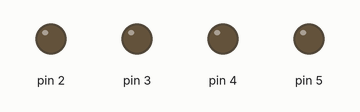
Simulated run of this sketch. Board: Arduino Uno, built with avr-gcc and run on an emulated ATmega328P. Parts: output pins drawn as LEDs (lit = HIGH).

Above: at 0.7 s.
At 1.7 s:
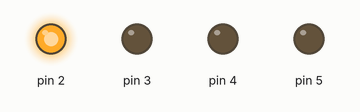
At 2.7 s:
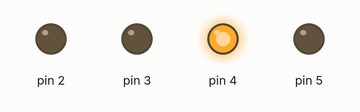
At 3.2 s:
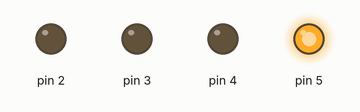
At 4.2 s:
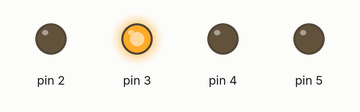
Timing chart, 0 to 4.6 s (numbered marks = the images above):
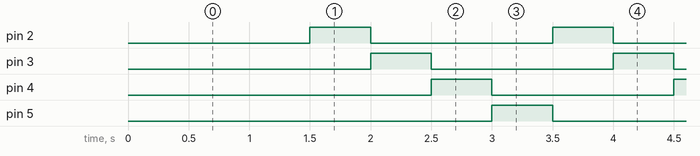

The sketch:

Blink5.ino
```cpp
struct lightEmittingDiode{
  int pin;
  long onTime;
  long offTime;
  long startTime;
  int onOrOff;
};

const int NUM_OF_LEDS = 4;
int i;
long currentTime;
struct lightEmittingDiode LED[NUM_OF_LEDS];

void setup() {

  currentTime = long( millis() );

  for( i = 0; i < NUM_OF_LEDS; i++ ){

    LED[i].pin = i + 2;
    LED[i].onTime = 500;
    LED[i].offTime = 1500;
    LED[i].startTime = currentTime + i*500;
    LED[i].onOrOff = 0;

    pinMode(LED[i].pin, OUTPUT);
    digitalWrite(LED[i].pin, LOW);
  }
}

void loop() {

  currentTime = long( millis() );

  for(i = 0; i < NUM_OF_LEDS; i++){

    if( LED[i].onOrOff == 1 && (currentTime - LED[i].startTime >= LED[i].onTime) ){
       digitalWrite(LED[i].pin, LOW);
       LED[i].startTime = long( millis() );
       LED[i].onOrOff = 0;
    }

    if( LED[i].onOrOff == 0 && (currentTime - LED[i].startTime >= LED[i].offTime) ){
       digitalWrite(LED[i].pin, HIGH);
       LED[i].startTime = long( millis() );
       LED[i].onOrOff = 1;
    }
  }
}
```

Measured:
- by itself, pin 2–5: alternates HIGH for 0.50 s and LOW for 1.5 s
- by itself, everything shown: repeats every 2.0 s, in 4 steps
